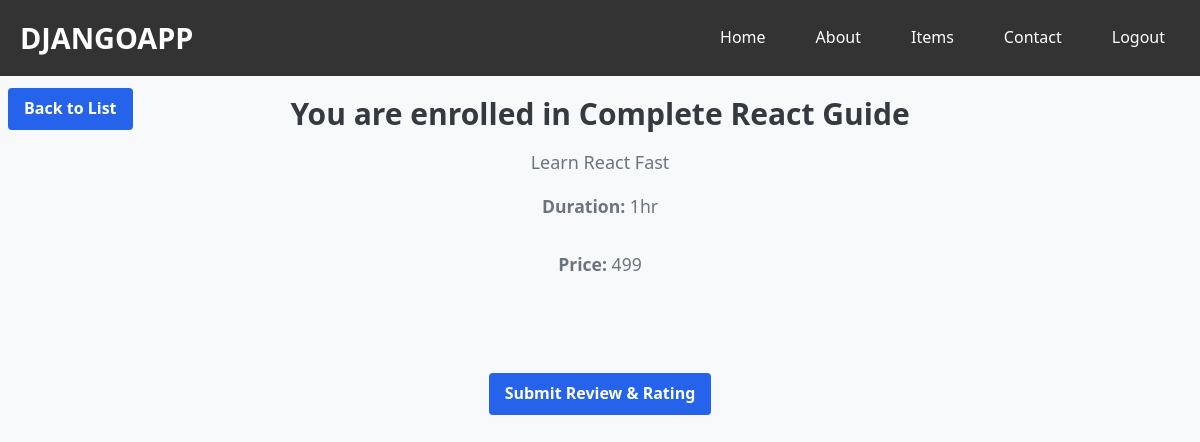
/djangoApp/enroll/1/ (signed in), run on the app's committed database.
### djangoApp/models.py (models this page shows, shortened)
class Framework_courses(models.Model):
    framework = models.ForeignKey(FrameWork_Varity, on_delete=models.CASCADE)
    course_name = models.CharField(max_length=50)
    course_description = models.TextField(default='')
    course_duration = models.CharField(max_length=50)
    course_price = models.CharField(max_length=50)
    course_image = models.ImageField(upload_to='djangoApp/images')
    course_url = models.URLField(max_length=200, blank=True)

### djangoApp/views.py (the view)
# urls.py: path('enroll/<int:course_id>/', views.enroll_confirmation, name='enroll_confirmation'),
@login_required
def enroll_confirmation(request, course_id):
    course = get_object_or_404(Framework_courses, id=course_id)
    review_form = ReviewForm()
    return render(request, 'djangoApp/enroll_in_course.html', {
        'course': course,
        'review_form': review_form,
    })

### djangoApp/templates/djangoApp/enroll_in_course.html (shortened to what this page needs)
{% extends 'layout.html' %}
 {% block content %}
<div class="container mx-auto px-4 py-8">
  <a
    href="{% url 'Items' %}"
    class="bg-blue-600 m-2 hover:bg-blue-700 text-white font-bold py-2 px-4 rounded transition duration-300 absolute top-[10%] left-10 md:left-0"
  >
    Back to List
  </a>
  <h1 class="text-3xl font-bold mb-4">
    You are enrolled in {{ course.course_name }}
  </h1>
  <p class="text-lg mb-4">{{ course.course_description }}</p>
  <p><strong>Duration:</strong> {{ course.course_duration }}</p>
  <p><strong>Price:</strong> {{ course.course_price }}</p>
  {% if user.is_authenticated %}
  <button
    class="bg-blue-600 hover:bg-blue-700 text-white font-bold py-2 px-4 rounded"
    onclick="document.getElementById('review-form').classList.remove('hidden')"
  >
    Submit Review & Rating
  </button>
  {% else %}
  <p class="text-red-600">You must be logged in to submit reviews.</p>
  {% endif %}
</div>
{% endblock %}

### static/styles.css (style rules this page uses)
body { margin: 0; padding: 0; font-family: 'Segoe UI', Tahoma, Geneva, Verdana, sans-serif; background-color: #f8f9fa; color: #495057; line-height: 1.6; }
a { text-decoration: none; color: inherit; }
.container { width: 100%; max-width: 1200px; margin: auto; display: flex; flex-direction: column; justify-content: center; align-items: center; padding: 20px; }
h1 { font-size: 3rem; color: #343a40; margin-bottom: 20px; }
p { font-size: 1.1rem; color: #6c757d; margin-bottom: 30px; }

### data on the page
Framework_courses: course_name "Complete React Guide", course_description "Learn React Fast", course_duration "1hr", course_price "499"
